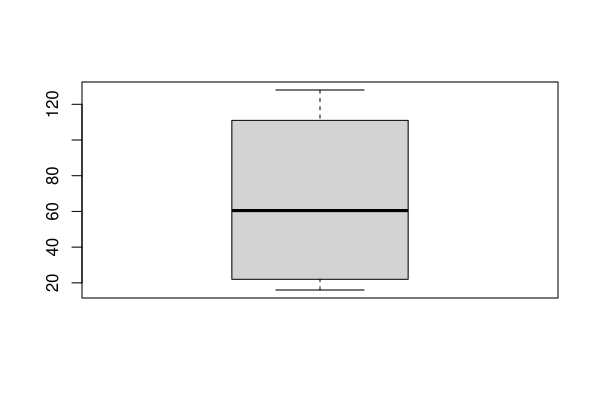

R code for this plot:
# Question data followed by the completed answer.
a <- c(80, 16, 128, 41, 111, 22)

boxplot(a)
